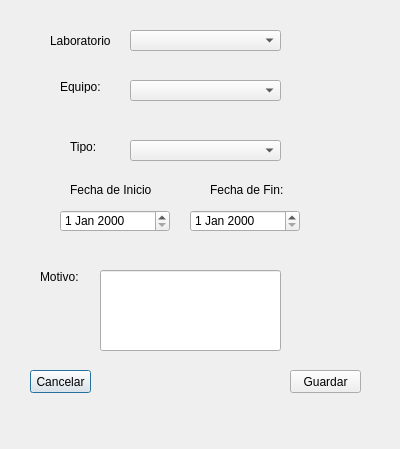
<?xml version="1.0" encoding="UTF-8"?>
<ui version="4.0">
 <class>RegistrarMantenimiento</class>
 <widget class="QDialog" name="RegistrarMantenimiento">
  <property name="geometry">
   <rect>
    <x>0</x>
    <y>0</y>
    <width>400</width>
    <height>449</height>
   </rect>
  </property>
  <property name="windowTitle">
   <string>Dialog</string>
  </property>
  <widget class="QLabel" name="label_5">
   <property name="geometry">
    <rect>
     <x>210</x>
     <y>180</y>
     <width>81</width>
     <height>20</height>
    </rect>
   </property>
   <property name="text">
    <string>Fecha de Fin:</string>
   </property>
  </widget>
  <widget class="QComboBox" name="CmbTipo">
   <property name="geometry">
    <rect>
     <x>130</x>
     <y>140</y>
     <width>151</width>
     <height>21</height>
    </rect>
   </property>
  </widget>
  <widget class="QLabel" name="label_3">
   <property name="geometry">
    <rect>
     <x>70</x>
     <y>140</y>
     <width>47</width>
     <height>13</height>
    </rect>
   </property>
   <property name="text">
    <string>Tipo:</string>
   </property>
  </widget>
  <widget class="QPushButton" name="pBCancelar">
   <property name="geometry">
    <rect>
     <x>30</x>
     <y>370</y>
     <width>61</width>
     <height>23</height>
    </rect>
   </property>
   <property name="text">
    <string>Cancelar</string>
   </property>
  </widget>
  <widget class="QPushButton" name="PBGuardar">
   <property name="geometry">
    <rect>
     <x>290</x>
     <y>370</y>
     <width>71</width>
     <height>23</height>
    </rect>
   </property>
   <property name="text">
    <string>Guardar</string>
   </property>
  </widget>
  <widget class="QLabel" name="label_2">
   <property name="geometry">
    <rect>
     <x>50</x>
     <y>30</y>
     <width>71</width>
     <height>21</height>
    </rect>
   </property>
   <property name="text">
    <string>Laboratorio</string>
   </property>
  </widget>
  <widget class="QDateEdit" name="DataEdFechaFin">
   <property name="geometry">
    <rect>
     <x>190</x>
     <y>210</y>
     <width>110</width>
     <height>22</height>
    </rect>
   </property>
  </widget>
  <widget class="QLineEdit" name="LeMotivo">
   <property name="geometry">
    <rect>
     <x>100</x>
     <y>270</y>
     <width>181</width>
     <height>81</height>
    </rect>
   </property>
  </widget>
  <widget class="QComboBox" name="CmbEquipo">
   <property name="geometry">
    <rect>
     <x>130</x>
     <y>80</y>
     <width>151</width>
     <height>21</height>
    </rect>
   </property>
  </widget>
  <widget class="QComboBox" name="CmbLaboratorio">
   <property name="geometry">
    <rect>
     <x>130</x>
     <y>30</y>
     <width>151</width>
     <height>21</height>
    </rect>
   </property>
  </widget>
  <widget class="QLabel" name="label_6">
   <property name="geometry">
    <rect>
     <x>40</x>
     <y>270</y>
     <width>47</width>
     <height>13</height>
    </rect>
   </property>
   <property name="text">
    <string>Motivo:</string>
   </property>
  </widget>
  <widget class="QLabel" name="label_4">
   <property name="geometry">
    <rect>
     <x>70</x>
     <y>180</y>
     <width>81</width>
     <height>20</height>
    </rect>
   </property>
   <property name="text">
    <string>Fecha de Inicio:</string>
   </property>
  </widget>
  <widget class="QLabel" name="label">
   <property name="geometry">
    <rect>
     <x>60</x>
     <y>80</y>
     <width>47</width>
     <height>13</height>
    </rect>
   </property>
   <property name="text">
    <string>Equipo:</string>
   </property>
  </widget>
  <widget class="QDateEdit" name="DataEdFechaInicio">
   <property name="geometry">
    <rect>
     <x>60</x>
     <y>210</y>
     <width>110</width>
     <height>22</height>
    </rect>
   </property>
  </widget>
 </widget>
 <tabstops>
  <tabstop>CmbLaboratorio</tabstop>
  <tabstop>CmbEquipo</tabstop>
  <tabstop>CmbTipo</tabstop>
  <tabstop>DataEdFechaInicio</tabstop>
  <tabstop>DataEdFechaFin</tabstop>
  <tabstop>LeMotivo</tabstop>
  <tabstop>pBCancelar</tabstop>
  <tabstop>PBGuardar</tabstop>
 </tabstops>
 <resources/>
 <connections/>
</ui>
